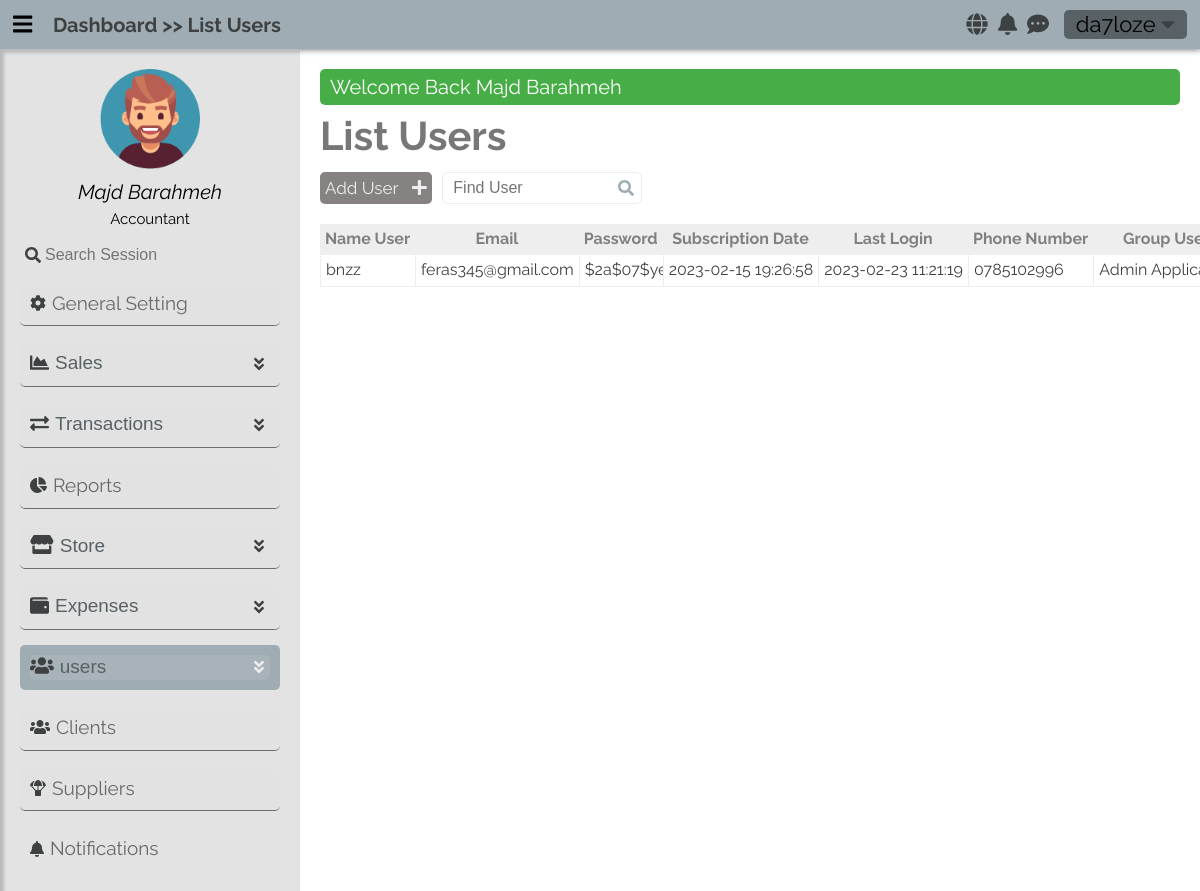
Before: /users/ (signed in) with the older database file.
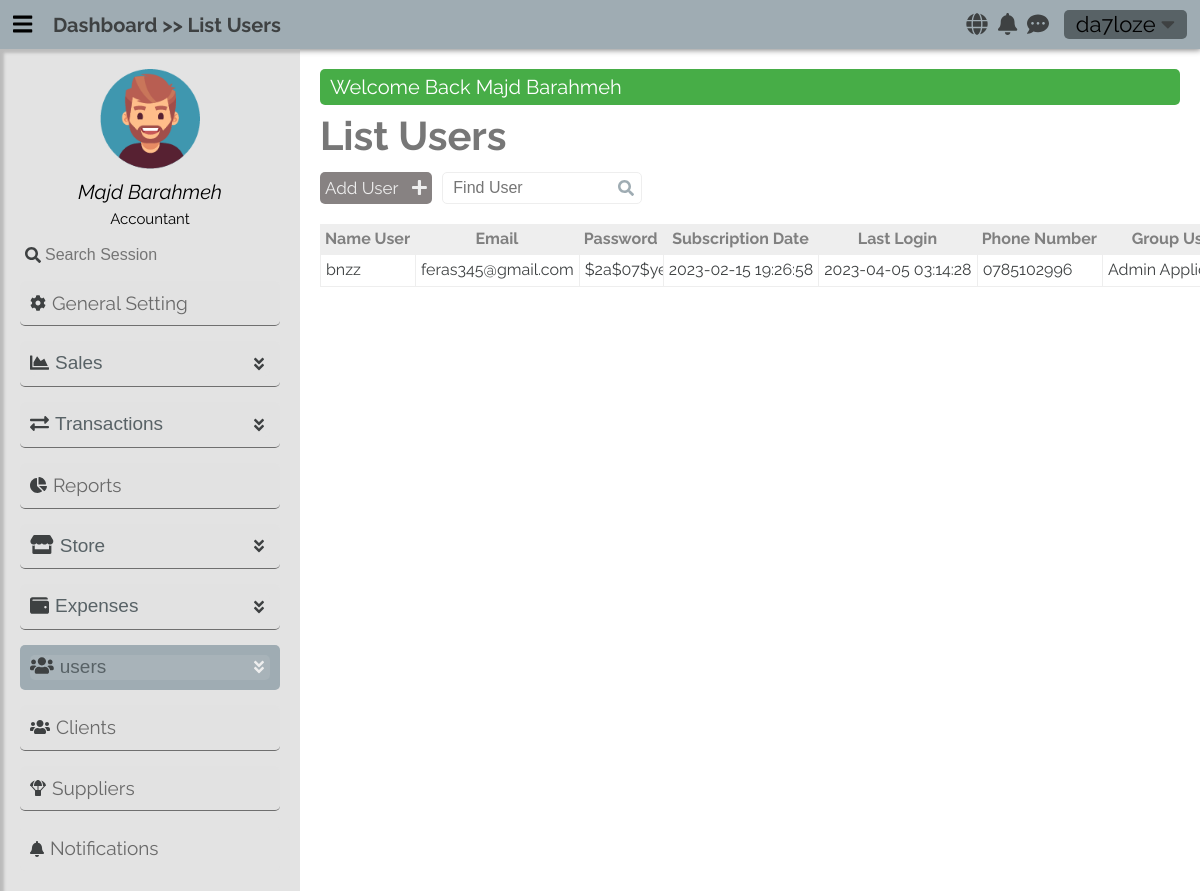
After: the same page with the newer database file.
### tables this page shows
CREATE TABLE `users` (
  `UserId` int(10) UNSIGNED NOT NULL,
  `UserName` varchar(12) NOT NULL,
  `Password` char(60) NOT NULL,
  `Email` varchar(30) NOT NULL,
  `SubscriptionDate` datetime NOT NULL,
  `LastLogin` datetime NOT NULL,
  `GroupId` tinyint(1) UNSIGNED NOT NULL,
  `PhoneNumber` varchar(15) DEFAULT NULL,
  `Status` tinyint(1) NOT NULL DEFAULT 1
);

CREATE TABLE `users_groups` (
  `GroupId` tinyint(1) UNSIGNED NOT NULL,
  `GroupName` varchar(20) NOT NULL
);

### app/controllers/AbstractController.php (called while the page is built, shortened)
<?php
abstract class AbstractController
{
    protected $_controller;
    protected $_action;
    public $_info = [];
    protected Template $_template;
    protected Registration $_registry;
    public function __get(string $name)
    {
        return $this->_registry->$name;
    }
    private function mergeInfo(): void
    {
        $dictionaryLanguage = $this->language->getDictionary();
        if (isset($dictionaryLanguage) && !empty($dictionaryLanguage))
            $this->_info = array_merge($this->_info, $dictionaryLanguage);
    }
    protected function _renderView(): void
    {
        $view = VIEWS_PATH .$this->_controller . DS . $this->_action . ".view.php";
        $this->_template->setRegistry($this->_registry);
        $this->_template->setActionViewFile($view);
        $this->_template->setData($this->_info);
        $this->_template->renderFiles();
    }
    public function setTemplate($tem): void
    {
        $this->_template = $tem;
    }
    public function setRegistry($registry): void
    {
        $this->_registry = $registry;
    }
    public function setController(mixed $controller): void
    {
        $this->_controller = $controller;
    }
    public function setAction(mixed $action): void
    {
        $this->_action = $action;
    }
}

### app/controllers/UsersController.php (called while the page is built, shortened)
<?php
class UsersController extends AbstractController
{
    public function defaultAction()
    {
        $this->_info["users"] = UserModel::getUsers($this->session->user);
        $this->_renderView();
    }
}

### app/LIB/frontcontroller.php (called while the page is built, shortened)
<?php
class FrontController
{
    private $_controller = "index";
    private $_action = "default";
    private $_params = [];
    private $_template;
    private Registration $_registry;
    public function __construct(Template $tem, Registration $registry, Authentication $authenticated)
    {
        $this->_template = $tem;
        $this->_registry = $registry;
    }
    public function dispatch(): void
    {
        $actionName          = $this->_action . "Action";
        $controller = new $controllerClassName();
        $controller->setController($this->_controller);
        $controller->setAction($this->_action);
        $controller->setParams($this->_params);
        $controller->setTemplate($this->_template);
        $controller->setRegistry($this->_registry);
        $controller->$actionName();
    }
    public function setController(mixed $controller): void
    {
        if (isset($controller) && $controller) {
            $this->_controller = $controller;
        }
    }
}

### public/index.php (called while the page is built, shortened)
<?php
require_once APP_PATH . DS . "LIB" . DS . "autoload.php";
$session = new SessionManager;
$session->start();
$templateParts = require_once ".." . DS . "app" . DS . "config" . DS . "templateconfig.php";
$template       = new Template($templateParts);
$languages      = new Language();
$message        = Messenger::getInstance($session);
$authenticated  = Authentication::getInstance($session);
$registry       = Registration::getInstance();
$registry->session  = $session;
$registry->language = $languages;
$registry->message  = $message;
$frontController = new FrontController($template, $registry, $authenticated);
$frontController->dispatch();

### app/LIB/autoload.php (called while the page is built, shortened)
<?php
class  AutoLoad {
    public static function autoLoad($className)
    {
        $className = str_replace("APP", '', $className);
        $className = strtolower($className) . ".php" ;
    }
}

### app/LIB/database/databasehandler.php (called while the page is built, shortened)
<?php
abstract class DatabaseHandler
{
    public static function factory():  PDODatabaseHandler | MySQLiDatabaseHandler
    {
        $driver = DATABASE_CONN_DRIVER;
        if ($driver == self::DATABASE_DRIVER_POD) {
            return PDODatabaseHandler::getInstance();
        } elseif ($driver == self::DATABASE_DRIVER_MYSQLI) {
            return MySQLiDatabaseHandler::getInstance();
        }
        return PDODatabaseHandler::getInstance();
    }
}

### app/LIB/database/pdodatabasehandler.php (called while the page is built, shortened)
<?php
class PDODatabaseHandler extends DatabaseHandler
{
    private static $_instance;
    private static $_handler;
    public function __call($name, $arguments)
    {
        return call_user_func_array(array(&self::$_handler, $name), $arguments);
    }
    protected static function init()
    {
        try {
            self::$_handler = new \PDO(
                'mysql:hostname=' . DATABASE_HOST_NAME . ';dbname=' . DATABASE_DB_NAME,
                DATABASE_USER_NAME, DATABASE_PASSWORD, array(
                    \PDO::ATTR_ERRMODE => \PDO::ERRMODE_WARNING,
                    \PDO::MYSQL_ATTR_INIT_COMMAND => 'SET NAMES utf8'
                )
            );
        } catch (\PDOException $e) {
        }
    }
    public static function getInstance(): PDODatabaseHandler
    {
        if(self::$_instance === null) {
            self::$_instance = new self();
        }
        return self::$_instance;
    }
}

### app/models/abstractmodel.php (called while the page is built, shortened)
<?php
class AbstractModel
{
    public function get($query, $options=[]): false|\ArrayIterator
    {
        $stmt = DatabaseHandler::factory()->prepare($query);
        $stmt->execute();
        if(method_exists(get_called_class(), '__construct')) {
            $results = $stmt->fetchAll(\PDO::FETCH_CLASS | \PDO::FETCH_PROPS_LATE, get_called_class(), array_keys(static::$tableSchema));
        } else {
            $results = $stmt->fetchAll(\PDO::FETCH_CLASS, get_called_class());
        }
        if ((is_array($results) && !empty($results))) {
            return new \ArrayIterator($results);
        }
        return false;
    }
}

### app/models/usermodel.php (called while the page is built, shortened)
<?php
class UserModel extends AbstractModel
{
    protected static $tableName = "users";
    public static function getUsers(UserModel $user): bool|\ArrayIterator
    {
        return (new UserModel)->get(
            "SELECT u.*, ug.GroupName FROM " . self::$tableName .
            " as u INNER JOIN users_groups as ug ON ug.GroupId = u.GroupId  WHERE UserId != " . $user->UserId
        );
    }
}

### app/LIB/sessionmanager.php (called while the page is built, shortened)
<?php
class SessionManager extends \SessionHandler
{
    public function __get($key)
    {
        return false !== $_SESSION[$key] ? $_SESSION[$key] : false;
    }
}

### app/views/users/default.view.php (the view, shortened to what the changed rows need)
<h1 class="title-header"><?= $title_header ?></h1>
<div class="header-option flex mt-10">
    <a href="/users/add" class="add-user"><?= $text_content_add_user ?> <i class="fa fa-plus ml-10"></i></a>
    <div class="search">
        <label for="find-user"></label><input type="search" id="find-user"  placeholder="<?= $text_content_search_user ?>">
        <i class="fa fa-search lens"></i>
    </div>
</div>
<div class="container-table responsive-table mt-20" id="employees-table">
    <table class="">
        <thead>
        <tr>
            <th><?= $text_table_name_user ?></th>
            <th><?= $text_table_email_user ?></th>
            <th><?= $text_table_password_user ?></th>
            <th><?= $text_table_subscription_date_user ?></th>
            <th><?= $text_table_last_login_user ?></th>
            <th><?= $text_table_phone_number_user ?></th>
            <th><?= $text_table_group_name ?></th>
        </tr>
        </thead>
        <tbody>
                <?php
                    if (! empty($users) && isset($users)) {
                        foreach ($users as $user) {
                            ?>
                                <tr class="row-each-employee">
                                    <td class="name-user-row"><?= $user->UserName ?></td>
                                    <td><?= $user->Email ?></td>
                                    <td class="long-content"><?= $user->Password ?></td>
                                    <td><?= $user->SubscriptionDate ?></td>
                                    <td><?= $user->LastLogin ?></td>
                                    <td><?= $user->PhoneNumber ?></td>
                                    <td><?= $user->GroupName ?></td>
                                </tr>
                            <?php
                        }
                    }
                ?>
        </tbody>
    </table>
</div>

### app/LIB/template/Template.php (shortened to what the changed rows need)
<?php
class Template
{
    private $_templateParts;
    private $_actionView;
    public function __construct(array $templateParts)
    {
        $this->_templateParts = $templateParts;
    }
    public function setActionViewFile($file): void
    {
        $this->_actionView = $file;
    }
    private function setTemplateHeaderStart(): void
    {
        require_once TEMPLATE_PATH . "templateheaderstart.php";
    }
    private function setTemplateHeaderEnd(): void
    {
        require_once TEMPLATE_PATH . "templateheaderend.php";
    }
    private function ifKeyTemplatePartExist($nameKey): bool
    {
        return array_key_exists($nameKey, $this->_templateParts);
    }
    private function requireFiles($parts): void
    {
        foreach ($parts as $partKey => $partValue) {
            if ($partKey === NAME_VIEW_TEMPLATE_KEY) {
                require_once $this->_actionView;
            }
            else  {
                require_once $partValue;
            }
        }
    }
    private function renderTemplateFiles(): void
    {
        if ($this->ifKeyTemplatePartExist(NAME_TEMPLATE_BLOCK_KEY)) {
            $parts = $this->_templateParts[NAME_TEMPLATE_BLOCK_KEY];
            if(! empty($parts)) {
                $this->requireFiles($parts);
            }
        } else {
            trigger_error("Name Template Key Not Found", E_USER_WARNING);
        }
    }
    private function generateLinksTags($resources, &$links, $type="css"): void
    {
        if (!empty($resources)) {
            foreach ($resources as $resourceKey => $resourceValue) {
                if ($type === "css")
                    $links .=  '<link rel="stylesheet" href="' . $resourceValue .'">';
                else
                    $links .= '<script src="' . $resourceValue. '" ></script>';
            }
        }
    }
    private function renderHeaderResources(): void
    {
        if ($this->ifKeyTemplatePartExist(NAME_TEMPLATE_HEADER_RESOURCES)) {
            $resources = $this->_templateParts[NAME_TEMPLATE_HEADER_RESOURCES];
            $links = '';
            if(! empty($resources)) {
                $css = $resources["css"];
                $this->generateLinksTags($css, $links, "css");
                $js = $resources["js"];
                $this->generateLinksTags($js, $links, "js");
            }
            echo $links;
        }
        else {
            trigger_error("Name Template Key Not Found ( " . NAME_TEMPLATE_HEADER_RESOURCES . ')', E_USER_WARNING);
        }
    }
    private function setTemplateFooter(): void
    {
        require_once TEMPLATE_PATH . "tempaltefooter.php";
    }
    public function renderFiles(): void
    {
        $this->renderHeaderResources();
        $this->renderTemplateFiles();
    }
}

Changed rows visible on the page:
changed users "bnzz": LastLogin "2023-02-23 11:21:19" → "2023-04-05 03:14:28"
